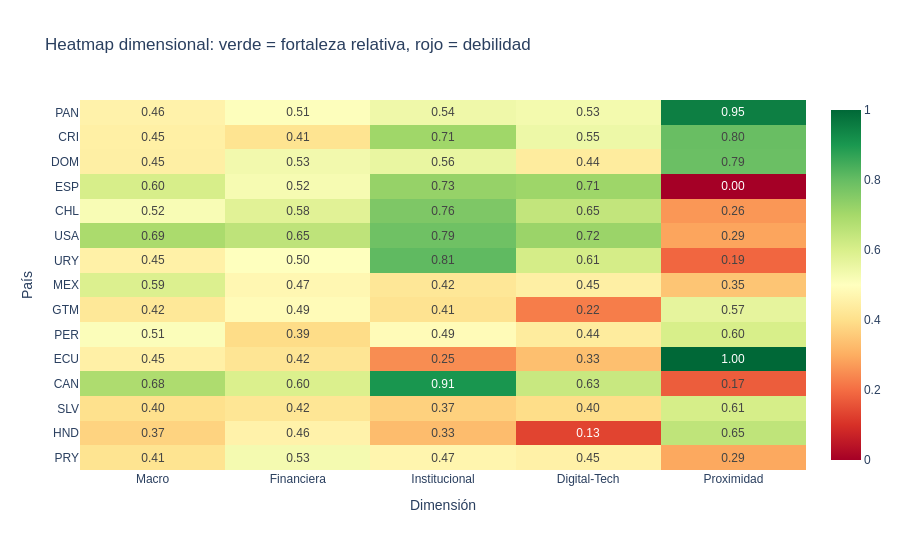

Here is the notebook cell this chart was saved with:
### Markdown cell above
## 3. Heatmap dimensional: fortalezas y debilidades de un vistazo

### Code cell
if dim_available:
    heatmap_cols = dim_available.copy()
    heatmap_dim = global_ranking[global_ranking["country_iso3"].isin(top_15)].set_index("country_iso3")[heatmap_cols].copy()
    if has_ipc:
        heatmap_dim["ipc"] = heatmap_dim.index.map(ipc_map)
        heatmap_cols.append("ipc")
    heatmap_dim = heatmap_dim.rename(columns={
        "score_macro": "Macro", "score_financial": "Financiera",
        "score_institutional": "Institucional", "score_digital_tech": "Digital-Tech",
        "ipc": "Proximidad",
    })
    heatmap_dim = heatmap_dim.reindex(top_15)

    fig = px.imshow(
        heatmap_dim, color_continuous_scale="RdYlGn", aspect="auto",
        title="Heatmap dimensional: verde = fortaleza relativa, rojo = debilidad",
        text_auto=".2f",
    )
    fig.update_layout(height=550, xaxis_title="Dimensión", yaxis_title="País",
                      font=dict(family="Arial"))
    fig.show()

### Figure 1 — Plotly figure (JSON) as saved in the notebook; plotly's stock layout.template omitted (floating-point values rounded to 4 significant figures)
{"data": [{"coloraxis": "coloraxis", "hovertemplate": "x: %{x}<br>country_iso3: %{y}<br>color: %{z}<extra></extra>", "name": "0", "texttemplate": "%{z:.2f}", "type": "heatmap", "x": ["Macro", "Financiera", "Institucional", "Digital-Tech", "Proximidad"], "xaxis": "x", "y": ["PAN", "CRI", "DOM", "ESP", "CHL", "USA", "URY", "MEX", "GTM", "PER", "ECU", "CAN", "SLV", "HND", "PRY"], "yaxis": "y", "z": [[0.4594, 0.5058, 0.5432, 0.5318, 0.9512], [0.4505, 0.4118, 0.7087, 0.5466, 0.7953], [0.4483, 0.5348, 0.5586, 0.4371, 0.7918], [0.6039, 0.5248, 0.7252, 0.7117, 0.0], [0.5193, 0.579, 0.763, 0.6454, 0.2639], [0.6907, 0.6526, 0.7861, 0.7164, 0.286], [0.4542, 0.5015, 0.808, 0.608, 0.1891], [0.592, 0.4741, 0.4229, 0.4483, 0.3456], [0.4244, 0.4861, 0.4111, 0.2242, 0.5663], [0.5105, 0.3931, 0.4869, 0.4373, 0.6022], [0.4526, 0.4169, 0.2485, 0.3335, 1.0], [0.6848, 0.5957, 0.9051, 0.634, 0.1739], [0.4041, 0.4189, 0.3699, 0.3953, 0.6066], [0.374, 0.4592, 0.3287, 0.1331, 0.6513], [0.4118, 0.529, 0.4666, 0.4539, 0.2922]]}], "layout": {"coloraxis": {"colorscale": [[0, "rgb(165,0,38)"], [0.1, "rgb(215,48,39)"], [0.2, "rgb(244,109,67)"], [0.3, "rgb(253,174,97)"], [0.4, "rgb(254,224,139)"], [0.5, "rgb(255,255,191)"], [0.6, "rgb(217,239,139)"], [0.7, "rgb(166,217,106)"], [0.8, "rgb(102,189,99)"], [0.9, "rgb(26,152,80)"], [1, "rgb(0,104,55)"]]}, "font": {"family": "Arial"}, "height": 550, "title": {"text": "Heatmap dimensional: verde = fortaleza relativa, rojo = debilidad"}, "xaxis": {"anchor": "y", "domain": [0, 1], "title": {"text": "Dimensión"}}, "yaxis": {"anchor": "x", "autorange": "reversed", "domain": [0, 1], "title": {"text": "País"}}}}
